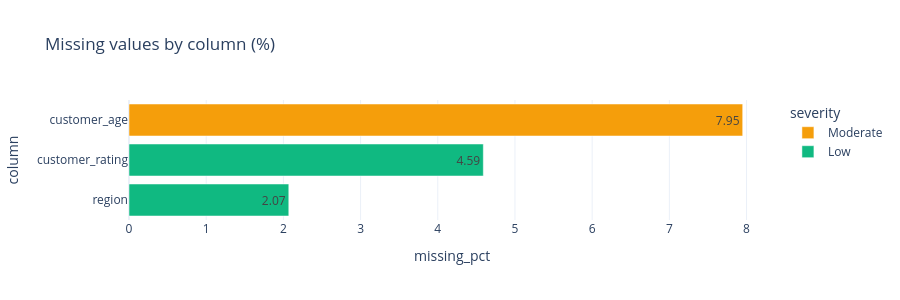

The code cell stored with this chart in its notebook:
### Code cell
plots.missing_bar(miss)

### Figure 1 — Plotly figure (JSON) as saved in the notebook; plotly's stock layout.template omitted (floating-point values rounded to 4 significant figures)
{"data": [{"hovertemplate": "severity=Moderate<br>missing_pct=%{text}<br>column=%{y}<extra></extra>", "legendgroup": "Moderate", "marker": {"color": "#F59E0B", "pattern": {"shape": ""}}, "name": "Moderate", "orientation": "h", "showlegend": true, "text": [7.95], "textposition": "auto", "type": "bar", "x": [7.95], "xaxis": "x", "y": ["customer_age"], "yaxis": "y"}, {"hovertemplate": "severity=Low<br>missing_pct=%{text}<br>column=%{y}<extra></extra>", "legendgroup": "Low", "marker": {"color": "#10B981", "pattern": {"shape": ""}}, "name": "Low", "orientation": "h", "showlegend": true, "text": [4.59, 2.07], "textposition": "auto", "type": "bar", "x": [4.59, 2.07], "xaxis": "x", "y": ["customer_rating", "region"], "yaxis": "y"}], "layout": {"barmode": "relative", "height": 300, "legend": {"title": {"text": "severity"}, "tracegroupgap": 0}, "title": {"text": "Missing values by column (%)"}, "xaxis": {"anchor": "y", "domain": [0.0, 1.0], "title": {"text": "missing_pct"}}, "yaxis": {"anchor": "x", "categoryorder": "total ascending", "domain": [0.0, 1.0], "title": {"text": "column"}}}}
